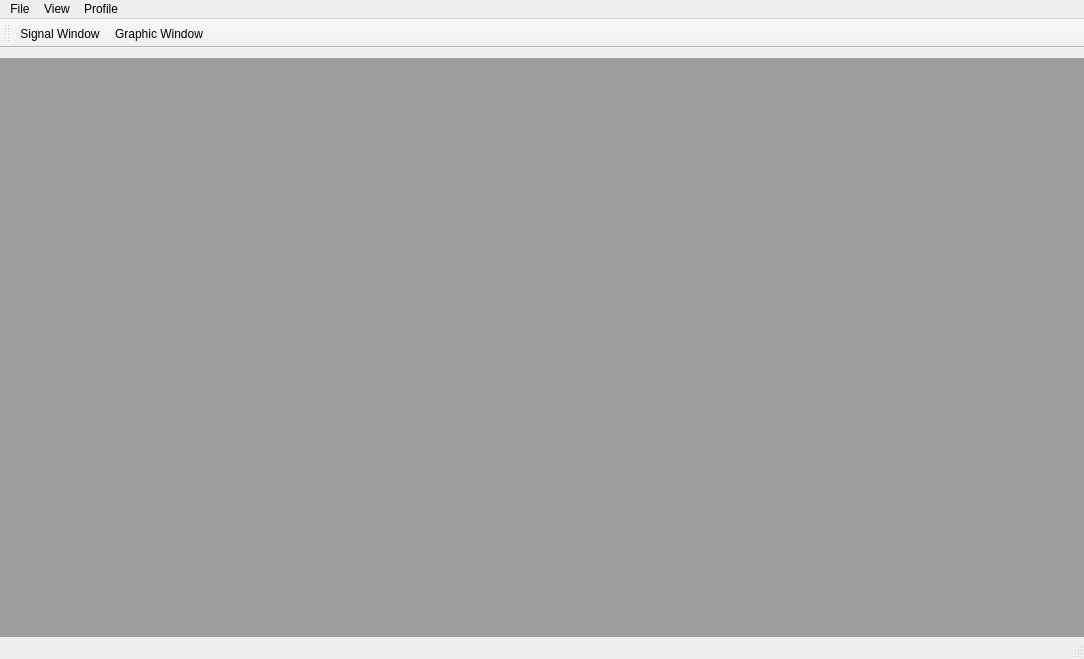
<?xml version="1.0" encoding="UTF-8"?>
<ui version="4.0">
 <class>MeasuringWindow</class>
 <widget class="QMainWindow" name="MeasuringWindow">
  <property name="geometry">
   <rect>
    <x>0</x>
    <y>0</y>
    <width>1084</width>
    <height>659</height>
   </rect>
  </property>
  <property name="sizePolicy">
   <sizepolicy hsizetype="Preferred" vsizetype="Preferred">
    <horstretch>0</horstretch>
    <verstretch>0</verstretch>
   </sizepolicy>
  </property>
  <property name="windowTitle">
   <string>MainWindow</string>
  </property>
  <property name="tabShape">
   <enum>QTabWidget::Rounded</enum>
  </property>
  <property name="dockOptions">
   <set>QMainWindow::AllowTabbedDocks|QMainWindow::AnimatedDocks</set>
  </property>
  <widget class="QWidget" name="centralwidget">
   <layout class="QVBoxLayout" name="verticalLayout">
    <property name="leftMargin">
     <number>0</number>
    </property>
    <property name="topMargin">
     <number>10</number>
    </property>
    <property name="rightMargin">
     <number>0</number>
    </property>
    <property name="bottomMargin">
     <number>0</number>
    </property>
    <item>
     <widget class="QMdiArea" name="mdiArea"/>
    </item>
   </layout>
  </widget>
  <widget class="QMenuBar" name="menubar">
   <property name="geometry">
    <rect>
     <x>0</x>
     <y>0</y>
     <width>1084</width>
     <height>20</height>
    </rect>
   </property>
   <widget class="QMenu" name="menuF_jl">
    <property name="title">
     <string>File</string>
    </property>
    <addaction name="actionOpen_MDF_file"/>
    <addaction name="separator"/>
    <addaction name="actionClose"/>
   </widget>
   <widget class="QMenu" name="menuN_zet">
    <property name="title">
     <string>View</string>
    </property>
    <addaction name="actionSignal_window"/>
    <addaction name="actionGraphic_Window"/>
    <addaction name="separator"/>
    <addaction name="actionSelect_Signals"/>
    <addaction name="actionMDF_file_info"/>
   </widget>
   <widget class="QMenu" name="menuProfil">
    <property name="title">
     <string>Profile</string>
    </property>
    <addaction name="actionSaveProfil"/>
    <addaction name="actionLoadProfil"/>
    <addaction name="actionCloseProfil"/>
   </widget>
   <addaction name="menuF_jl"/>
   <addaction name="menuN_zet"/>
   <addaction name="menuProfil"/>
  </widget>
  <widget class="QStatusBar" name="statusbar"/>
  <widget class="QToolBar" name="toolBar">
   <property name="windowTitle">
    <string>toolBar</string>
   </property>
   <attribute name="toolBarArea">
    <enum>TopToolBarArea</enum>
   </attribute>
   <attribute name="toolBarBreak">
    <bool>false</bool>
   </attribute>
   <addaction name="actionSignal_window"/>
   <addaction name="actionGraphic_Window"/>
  </widget>
  <action name="actionSaveProfil">
   <property name="text">
    <string>Save Profile</string>
   </property>
  </action>
  <action name="actionLoadProfil">
   <property name="text">
    <string>Load Profile</string>
   </property>
   <property name="toolTip">
    <string>Profil betöltése</string>
   </property>
  </action>
  <action name="actionCloseProfil">
   <property name="text">
    <string>Close Profile</string>
   </property>
   <property name="toolTip">
    <string>Profil bezárása</string>
   </property>
  </action>
  <action name="actionSelect_Signals">
   <property name="text">
    <string>Select Signals</string>
   </property>
  </action>
  <action name="actionSignal_window">
   <property name="checkable">
    <bool>true</bool>
   </property>
   <property name="checked">
    <bool>false</bool>
   </property>
   <property name="icon">
    <iconset resource="resources/MyResources.qrc">
     <normaloff>:/Images/icons/Window Left Panel.png</normaloff>:/Images/icons/Window Left Panel.png</iconset>
   </property>
   <property name="text">
    <string>Signal Window</string>
   </property>
  </action>
  <action name="actionGraphic_Window">
   <property name="checkable">
    <bool>true</bool>
   </property>
   <property name="icon">
    <iconset resource="resources/MyResources.qrc">
     <normaloff>:/Images/icons/Window Performance.png</normaloff>:/Images/icons/Window Performance.png</iconset>
   </property>
   <property name="text">
    <string>Graphic Window</string>
   </property>
  </action>
  <action name="actionOpen_MDF_file">
   <property name="text">
    <string>Open MDF file</string>
   </property>
  </action>
  <action name="actionClose">
   <property name="text">
    <string>Close</string>
   </property>
  </action>
  <action name="actionMDF_file_info">
   <property name="text">
    <string>MDF file info</string>
   </property>
  </action>
 </widget>
 <resources>
  <include location="resources/MyResources.qrc"/>
 </resources>
 <connections/>
</ui>
